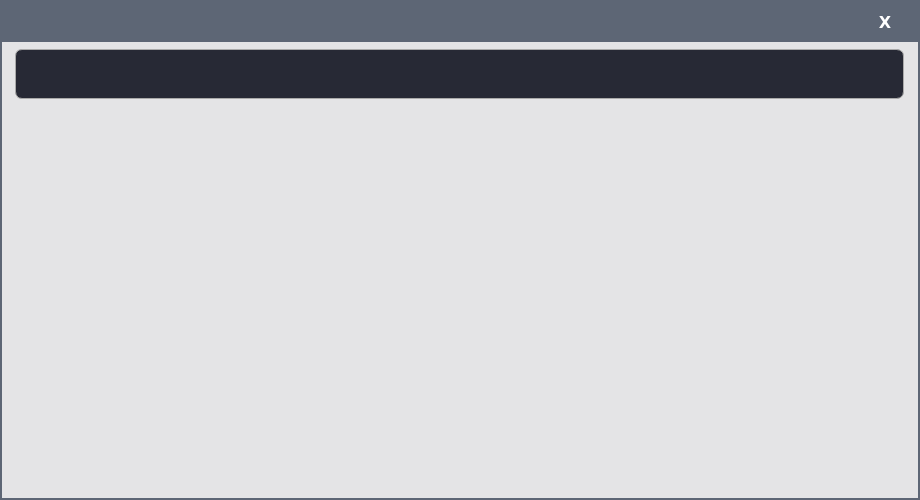
<?xml version="1.0" encoding="UTF-8"?>
<ui version="4.0">
 <class>KeyboardFrame</class>
 <widget class="QFrame" name="KeyboardFrame">
  <property name="geometry">
   <rect>
    <x>0</x>
    <y>0</y>
    <width>920</width>
    <height>500</height>
   </rect>
  </property>
  <property name="windowTitle">
   <string>Frame</string>
  </property>
  <property name="frameShape">
   <enum>QFrame::StyledPanel</enum>
  </property>
  <property name="frameShadow">
   <enum>QFrame::Raised</enum>
  </property>
  <widget class="QLabel" name="LABEL_BG">
   <property name="geometry">
    <rect>
     <x>0</x>
     <y>0</y>
     <width>920</width>
     <height>500</height>
    </rect>
   </property>
   <property name="styleSheet">
    <string notr="true">QLabel {
	border: 2px solid rgb(93, 102, 117);
	background: rgb(228, 228, 230);
}</string>
   </property>
   <property name="frameShape">
    <enum>QFrame::Box</enum>
   </property>
   <property name="lineWidth">
    <number>2</number>
   </property>
   <property name="text">
    <string/>
   </property>
  </widget>
  <widget class="CNX_KeyboardFrame" name="KEYBOARD">
   <property name="geometry">
    <rect>
     <x>15</x>
     <y>108</y>
     <width>892</width>
     <height>378</height>
    </rect>
   </property>
   <property name="styleSheet">
    <string notr="true">background: transparent;</string>
   </property>
   <property name="frameShape">
    <enum>QFrame::NoFrame</enum>
   </property>
   <property name="frameShadow">
    <enum>QFrame::Plain</enum>
   </property>
  </widget>
  <widget class="QFrame" name="TITLE">
   <property name="geometry">
    <rect>
     <x>0</x>
     <y>0</y>
     <width>920</width>
     <height>42</height>
    </rect>
   </property>
   <property name="styleSheet">
    <string notr="true">background: 2px solid rgb(93, 102, 117);</string>
   </property>
   <property name="frameShape">
    <enum>QFrame::NoFrame</enum>
   </property>
   <property name="frameShadow">
    <enum>QFrame::Raised</enum>
   </property>
   <property name="lineWidth">
    <number>1</number>
   </property>
   <widget class="QPushButton" name="BUTTON_CLOSE">
    <property name="geometry">
     <rect>
      <x>850</x>
      <y>0</y>
      <width>70</width>
      <height>44</height>
     </rect>
    </property>
    <property name="font">
     <font>
      <family>DejaVu Sans</family>
      <pointsize>12</pointsize>
      <weight>75</weight>
      <bold>true</bold>
     </font>
    </property>
    <property name="focusPolicy">
     <enum>Qt::NoFocus</enum>
    </property>
    <property name="styleSheet">
     <string notr="true">QPushButton {
	background: transparent;
	border: none;
	color: rgb(255,255,255);
}</string>
    </property>
    <property name="text">
     <string>X</string>
    </property>
   </widget>
  </widget>
  <widget class="QLineEdit" name="EDIT">
   <property name="geometry">
    <rect>
     <x>15</x>
     <y>49</y>
     <width>889</width>
     <height>50</height>
    </rect>
   </property>
   <property name="font">
    <font>
     <family>OpenSymbol</family>
     <pointsize>15</pointsize>
    </font>
   </property>
   <property name="styleSheet">
    <string notr="true">QToolButton {
	qproperty-icon: url(:/Common/edit/clear.png);
}

QLineEdit {
	background: transparent;
	background-color: rgb(39, 41, 53);
	border: 1px solid rgb(170, 170, 170);
	color: rgb(255, 255, 255);
	border-radius: 7px;
}
</string>
   </property>
   <property name="maxLength">
    <number>45</number>
   </property>
   <property name="clearButtonEnabled">
    <bool>true</bool>
   </property>
  </widget>
 </widget>
 <customwidgets>
  <customwidget>
   <class>CNX_KeyboardFrame</class>
   <extends>QFrame</extends>
   <header>CNX_KeyboardFrame.h</header>
   <container>1</container>
  </customwidget>
 </customwidgets>
 <resources/>
 <connections/>
</ui>
